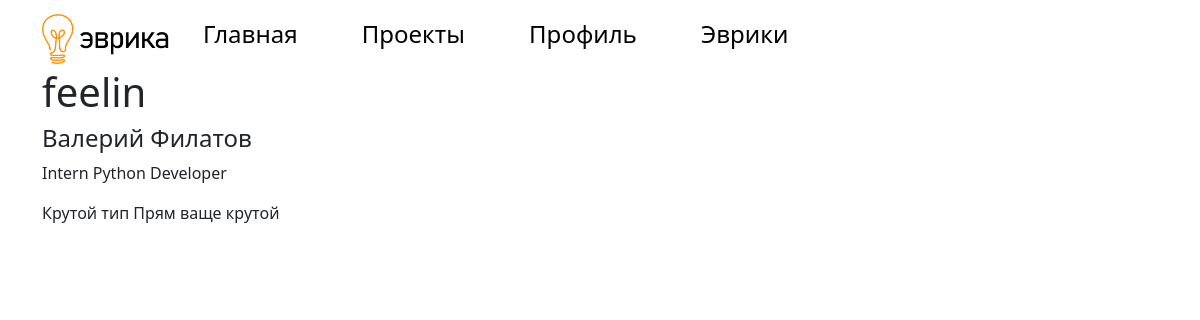
Before: /profile/1 with the older database file.
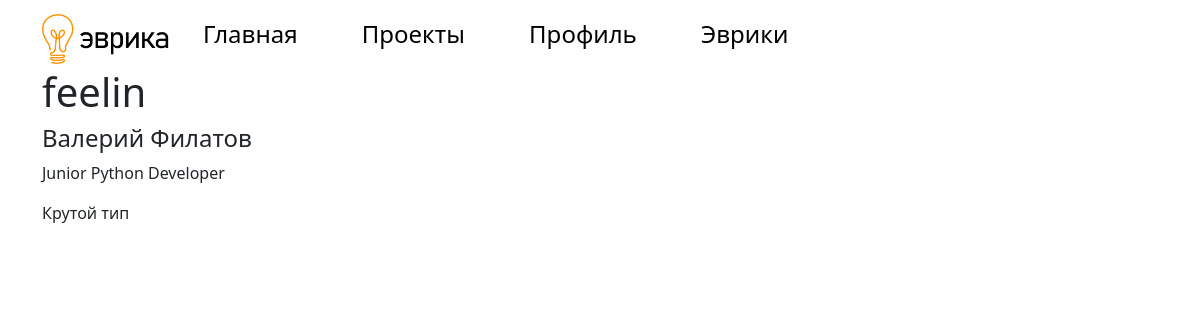
After: the same page with the newer database file.
### main.py (models this page shows, shortened)
class User(UserMixin, db.Model):
    id = db.Column(db.Integer, primary_key=True)
    nick = db.Column(db.String(16), nullable=False)
    email = db.Column(db.String, nullable=False)
    name = db.Column(db.String)
    second_name = db.Column(db.String)
    about = db.Column(db.Text)
    level = db.Column(db.String, nullable=False)
    main_language = db.Column(db.String, nullable=False)
    password = db.Column(db.String, nullable=False)

### main.py (the view)
@app.route('/profile/<int:user_id>')
def profile(user_id):
    return render_template('profile.html', title='Профиль', user=User.query.get(user_id))

### templates/profile.html
{%extends 'base.html'%}
{%block body%}
<h1>{{user.nick}}</h1>
{% if user.name %}
    {% if user.second_name %}
        <h4>{{user.name}} {{user.second_name}}</h4>
    {% else %}
        <h4>{{user.name}}</h4>
    {% endif %}
{% endif %}
<p> {{user.level}} {{user.main_language}} Developer</p>
{% if user.about %}
    <p>{{user.about}}</p>
{% endif %}
{%endblock%}

### templates/base.html (shortened to what this page needs)
<!DOCTYPE html>
<html lang="en">
<head>
    <link rel="stylesheet" href="https://cdn.jsdelivr.net/npm/bootstrap@5.2.3/dist/css/bootstrap.min.css">
    <link rel="stylesheet" href="/static/css/style2.css" type="text/css">
</head>
<body class="container">  <a><img src="/static/images/logo.png" alt="Arch logo" class='logo'></a>
    <div class="navigation_container py-3">
             <a class='navigation_link'href="/">Главная</a>
             <a href="/projects" class='navigation_link'>Проекты</a>
             <a href="/profile" class='navigation_link'>Профиль</a>
             <a href="/matches" class='navigation_link'>Эврики</a>
    </div>
    <main>
     {% block body %}
    {% endblock %}
    </main>
</body>
</html>

### static/css/style2.css (style rules this page uses)
.navigation_container { display: inline-block; margin-right: 0; margin-left: auto; justify-content: center; }
.navigation_link { font-size: 24px; text-decoration: none; color: black; margin-left: 30px; margin-right: 30px; }
.logo { height: 50px; }

Changed rows visible on the page:
changed User "feelin": level "Intern" → "Junior"; about "Крутой тип Прям ваще крутой" → "Крутой тип"
